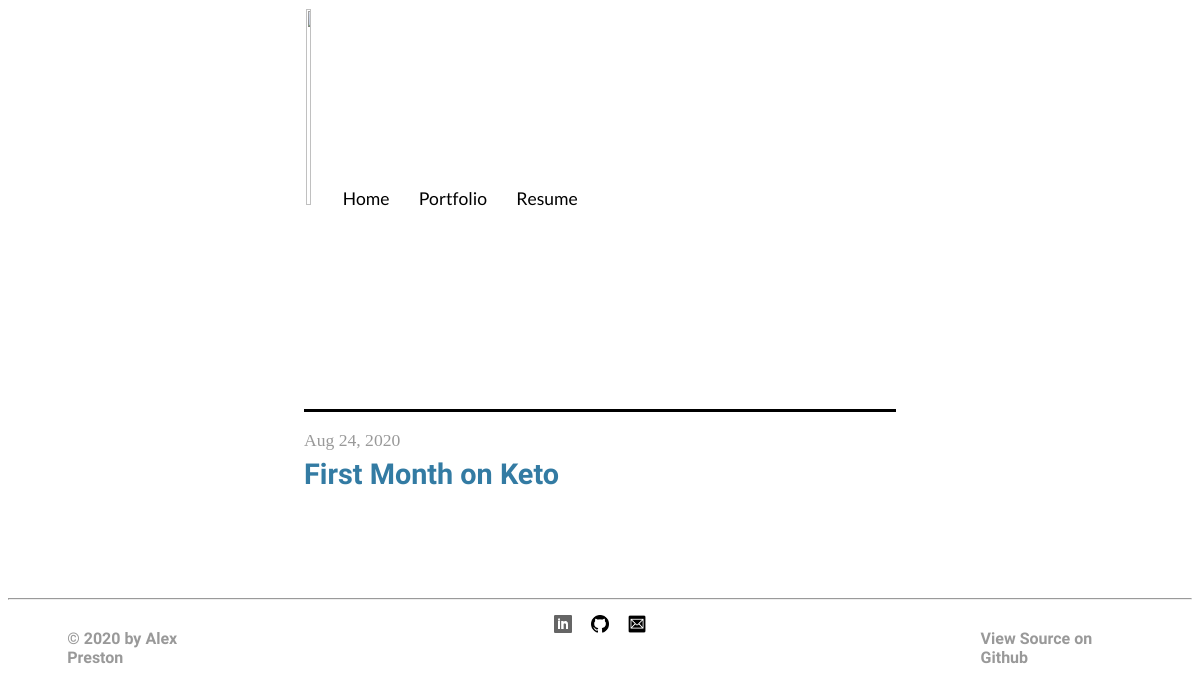
/blog/, run on an earlier commit of the app's database.
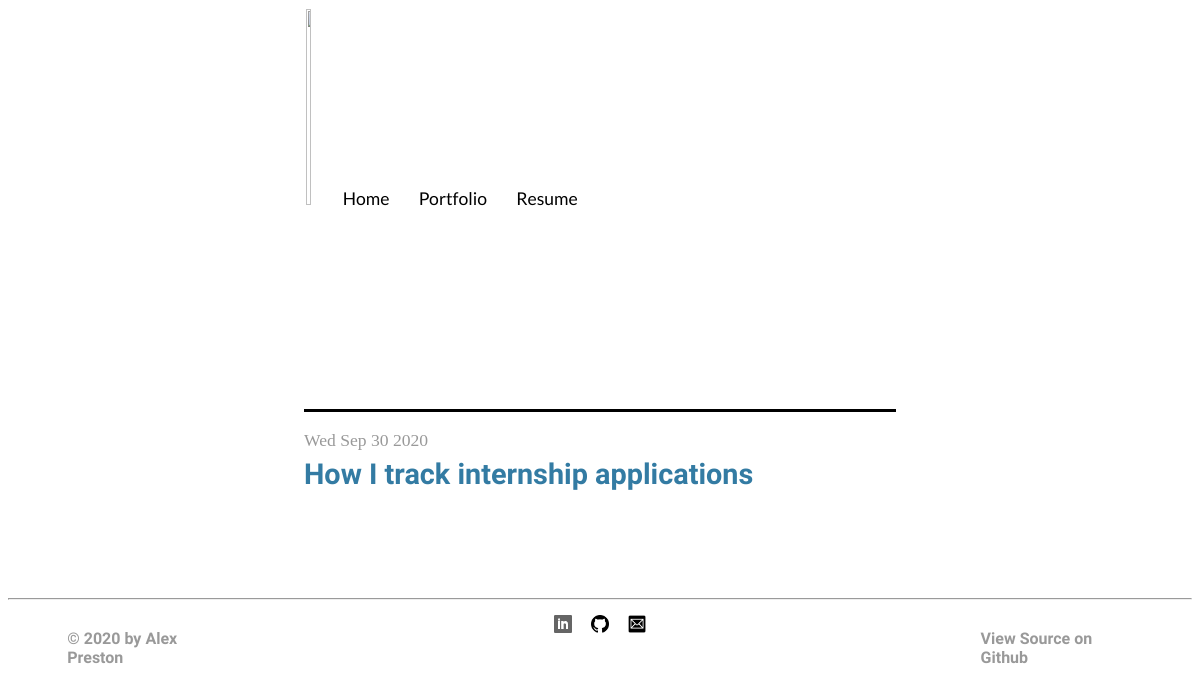
And on a later commit of the database.
### portfolio/models.py (models this page shows, shortened)
class Post(models.Model):
    title = models.CharField(max_length=200, unique=True)
    slug = models.SlugField(max_length=200, unique=True)
    author = models.ForeignKey(User, on_delete= models.CASCADE,related_name='blog_posts')
    updated_on = models.DateTimeField(auto_now= True)
    content = MarkdownxField()
    created_on = models.CharField(max_length=200, unique=True)
    status = models.IntegerField(choices=STATUS, default=0)
    class Meta:
        ordering = ['-created_on']

### portfolio/views.py (the view)
# urls.py: path('blog/', PostList.as_view(), name='blog'),
class PostList(generic.ListView):
    queryset = Post.objects.filter(status=1).order_by('-created_on')
    template_name = 'portfolio/blog.html'

### portfolio/templates/portfolio/blog.html
{% extends 'portfolio/base.html' %}
{% load static %}
{% load markdown_extras %}
{% block content %}
<div class="col-md-8 mt-3 left">
    {% for post in post_list %}
    <div class="card mb-4">
        <div class="card-body">
            <p class="card-text blogPostDate">{{ post.created_on}} </p>
            <a href="{% url 'post_detail' post.slug  %}" class="blogTitle"><h2>{{ post.title }}</h2></a>
        </div>
    </div>
    {% endfor %}
</div>
{% endblock %}

### portfolio/templates/portfolio/base.html (shortened to what this page needs)
{% load static %}
<html>
    <head>
        <link rel="stylesheet" type="text/css" href="{% static 'portfolio/css/style.css' %}">
    </head>
    <body>
        <div id="navBar">
            <ul id="navBarList">
                <a href="{% url 'home' %}" class="websiteIconLink"><li class="mainLinkLink"><img class="mainIcon" src="{% static 'portfolio/images/mainIcon.png' %}"></li></a>
                <a href="{% url 'home' %}" class="websiteSectionLink"><li class="navBarLink">Home</li></a>
                <a href="{% url 'portfolio' %}" class="websiteSectionLink"> <li class="navBarLink">Portfolio</li></a>
                <a href="{% url 'resume' %}" class="websiteSectionLink"><li class="navBarLink">Resume</li></a>
            </ul>
        </div>
        <hr class="headerLine">
        {% block content %}
        {% endblock %}
    </body>
    <hr class="footerLine">
    <footer>
        <div class="websiteCertFooter">
            <h4>© 2020 by Alex Preston</h4>
        </div>
        <div id="socialLinks" class="socialLinksFooter">
            <a target="_blank" href="https://www.linkedin.com/in/alexrpreston/"><img class="socialLinkIcon" src="{% static 'portfolio/images/linkedin.png' %}"></a>
            <a target="_blank" href="https://github.com/alexrpreston"><img class="socialLinkIcon" src="{% static 'portfolio/images/github.png' %}"></a>
            <a target="_blank" href="mailto:apreston@smu.edu"><img class="socialLinkIcon" src="{% static 'portfolio/images/mail.png' %}"></a>
        </div>
        <div class="websiteSourceCodeFooter">
            <a class="portfolioLink" href="https://github.com/alexrpreston/alex.com-Portfolio-Website" target="_blank"><h4>View Source on Github</h4></a>
        </div>
    </footer>
</html>

### portfolio/static/portfolio/css/style.css (style rules this page uses)
html { background-color: #ffffff; }
#navBarList { list-style-type: none; margin: auto; width: 53%; }
#navBarList > a.websiteIconLink { position: relative; display: inline-block; }
#navBarList > a.websiteSectionLink { position: relative; padding: 1% 2%; margin-top: 0%; font-family: 'Bree Serif', serif; font-family: 'Lato', sans-serif; font-size: 110%; display: inline-block; text-decoration: none; color: #000; }
.blogPostDate { color: #999999; font-size: 110%; margin-bottom: -3%; }
.blogTitle { color: #337BA3; font-family: 'Oswald', sans-serif; font-size: 120%; text-decoration: none; margin-top: 0; }
.card { width: 50%; margin: auto; padding-bottom: 2%; }
footer { font-family: 'Oswald', sans-serif; color: #999999; }
#navBarList > a.websiteSectionLink:before { content: ""; position: absolute; width: 75%; margin: auto; height: 2px; bottom: 0; right: 10%; left: 10%; background-color: #000; visibility: hidden; transform: scaleX(0); transition: all 0.3s ease-in-out 0s; }
.headerLine { width: 50%; border: none; height: 0.4%; background-color: black; }
.socialLinkIcon { padding: 1%; width: 2.35%; }
#socialLinks { text-align: center; }
.mainIcon { width: 50%; }
.mainLinkLink { margin-top: 5%; }
footer { display: flex; margin: auto; width: 90%; }
.footerLine { margin-top: 5%; background-color: grey; }
.websiteCertFooter { flex: 1; }
.socialLinksFooter { flex: 5; filter: grayscale(100%); }
.websiteSourceCodeFooter { flex: 1; }
.portfolioLink { text-decoration: none; color: #999999; }

What changed in the data, as far as the page shows it:
removed Post: created_on "Aug 24, 2020", title "First Month on Keto"
added Post: created_on "Wed Sep 30 2020", title "How I track internship applications"
